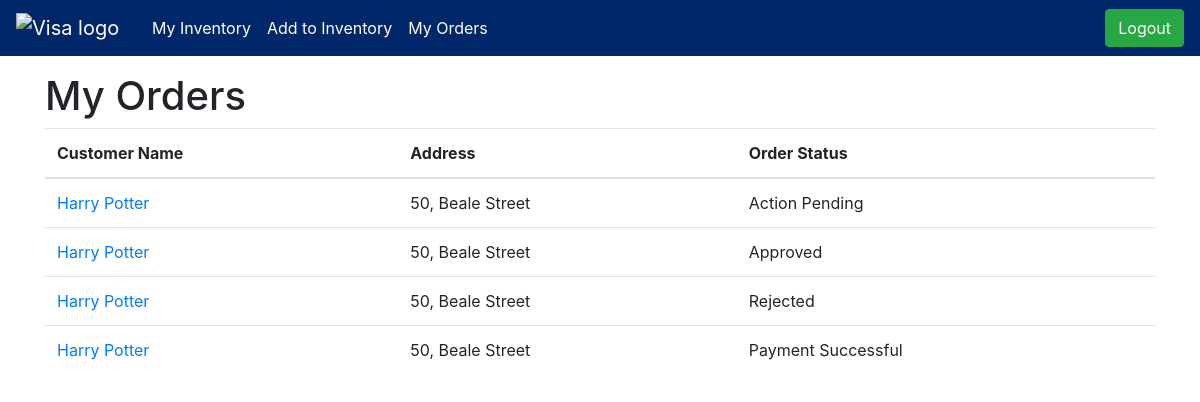
The page /shop/mer_order_list/ (signed in) on the database its author committed.
### shop/models.py (models this page shows, shortened)
class Order(models.Model):
    order_id=models.AutoField(primary_key=True)
    items_json=models.CharField(max_length=5000)
    user = models.ForeignKey('UserRegistration', on_delete=models.CASCADE, null = True, related_name='usernames')
    is_delivery = models.BooleanField(default = False, blank = True)
    time = models.DateTimeField(null=True)
    est_time = models.DateTimeField(null=True)
    order_status = models.CharField(max_length=50, default="Action Pending", null=True)
    merchant = models.ForeignKey('UserRegistration', on_delete = models.CASCADE, null =True,related_name='merchant')
    price=models.IntegerField(default=0,null=True)

class UserRegistration(models.Model):
    user = models.OneToOneField(User,on_delete=models.CASCADE)
    is_merchant = models.BooleanField(default = False, blank = True)
    address = models.CharField(max_length=500)
    zipcode = models.CharField(max_length=6)
    phone = models.CharField(max_length=10)
    city = models.CharField(max_length=50)
    name = models.CharField(max_length=50, null = True)
    state = models.CharField(max_length=50)
    house_no = models.CharField(max_length=50, null = True)
    area = models.CharField(max_length=100, null = True)
    wait_time=models.CharField(max_length=10, null=True)
    slots=models.CharField(max_length=1200,null=True,default='{"Date":"01-01-2000"}')

### shop/views.py (the view)
# urls.py: path('mer_order_list/',views.mer_order_list, name='mer_order_list'),
@login_required
def mer_order_list(request):
    merchant = UserRegistration.objects.filter(user_id=request.user.id).first()
    orders = Order.objects.filter(merchant_id=merchant.id).order_by('-time')
    return render(request, 'shop/mer_order_list.html', {'orders': orders})

### shop/templates/shop/mer_order_list.html (shortened to what this page needs)
<!doctype html>
<html lang="en">
<head>
    <link rel="stylesheet" href="https://stackpath.bootstrapcdn.com/bootstrap/4.2.1/css/bootstrap.min.css">
</head>
  <body>
    <nav class="navbar navbar-expand-lg navbar-dark visa">
      <img class="navbar-brand" style="width: 7rem;" src="https://cdn.visa.com/cdn/assets/images/logos/visa/logo.png" alt="Visa logo">
        <div class="collapse navbar-collapse" id="navbarSupportedContent">
          <ul class="navbar-nav mr-auto">
            <li class="nav-item active">
              <a class="nav-link" href="/shop">My Inventory <span class="sr-only">(current)</span></a>
            </li>
            <li class="nav-item active">
              <a class="nav-link" href="{% url 'shop:product_add' %}">Add to Inventory</a>
            </li>
            <li class="nav-item active">
              <a class="nav-link" href="{% url 'shop:mer_order_list' %}">My Orders</a>
            </li>
          </ul>
      {% if user.is_authenticated %}
      <a href="{% url 'shop:logout' %}"><button class="btn btn-success" type="button">Logout</button></a>
      {% else %}
      <a href="{% url 'shop:login' %}"><button type="button" class="btn btn-success">Log In</button></a>
      {% endif %}
        </div>
      </nav>
<div class="container my-3">
    <h1>My Orders</h1>
    <table class="table table-hover">
        <thead>
          <tr>
            <th scope="col">Customer Name</th>
            <th scope="col">Address</th>
            <th scope="col">Order Status</th>
          </tr>
        </thead>
        <tbody>
          {% for x in orders %}
                <tr>
                    <td><a href="{% url 'shop:mer_order_detail' x.order_id %}">{{x.user.name}}</a></td>
                    <td>{{x.user.address}}</td>
                    <td>{{x.order_status}}</td>
                  </tr>
            {% endfor %}
        </tbody>
      </table>
    </div>
</body>
</html>

### shop/templates/shop/mer_order_list.html (style rules this page uses)
.visa { background-color: #00276a; }

### rows shown on the page
Order: user.name "Harry Potter", user.address "50, Beale Street", order_status "Action Pending"
Order: user.name "Harry Potter", user.address "50, Beale Street", order_status "Approved"
Order: user.name "Harry Potter", user.address "50, Beale Street", order_status "Rejected"
Order: user.name "Harry Potter", user.address "50, Beale Street", order_status "Payment Successful"
